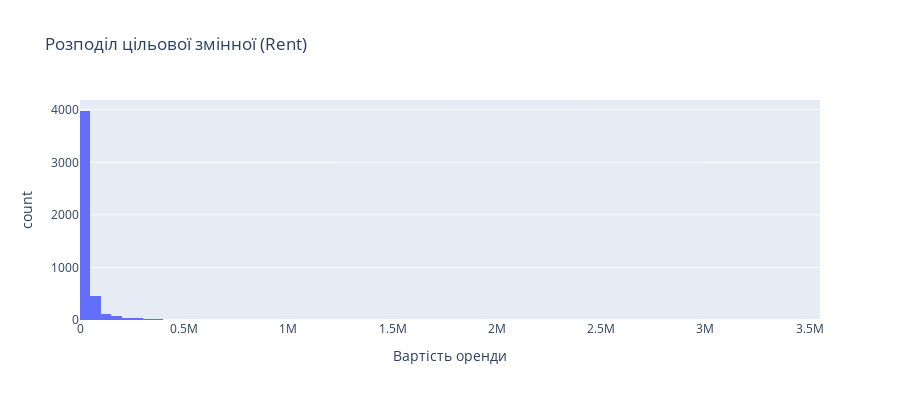

The code cell stored with this chart in its notebook:
### Code cell
# Фільтруємо дані без пропусків у лайках
# df_clean = df[df['likes_count'].notna()].copy()

# Розподіл лайків
fig = px.histogram(
    df['Rent'],
    x='Rent',
    nbins=100,
    title='Розподіл цільової змінної (Rent)',
    labels={'Rent': 'Вартість оренди', 'count': 'Кількість пропозицій'}
)
fig.update_layout(
    showlegend=False,
    height=400
)
fig.show()

### Figure 1 — Plotly figure (JSON) as saved in the notebook; plotly's stock layout.template omitted (floating-point values rounded to 4 significant figures; data arrays with more than 128 entries replaced by an {"elided": "..."} marker saying what was removed)
{"data": [{"bingroup": "x", "hovertemplate": "Вартість оренди=%{x}<br>count=%{y}<extra></extra>", "legendgroup": "", "marker": {"color": "#636efa", "pattern": {"shape": ""}}, "name": "", "nbinsx": 100, "orientation": "v", "showlegend": false, "type": "histogram", "x": {"elided": "4746 int values"}, "xaxis": "x", "yaxis": "y"}], "layout": {"barmode": "relative", "height": 400, "legend": {"tracegroupgap": 0}, "showlegend": false, "title": {"text": "Розподіл цільової змінної (Rent)"}, "xaxis": {"anchor": "y", "domain": [0, 1], "title": {"text": "Вартість оренди"}}, "yaxis": {"anchor": "x", "domain": [0, 1], "title": {"text": "count"}}}}
